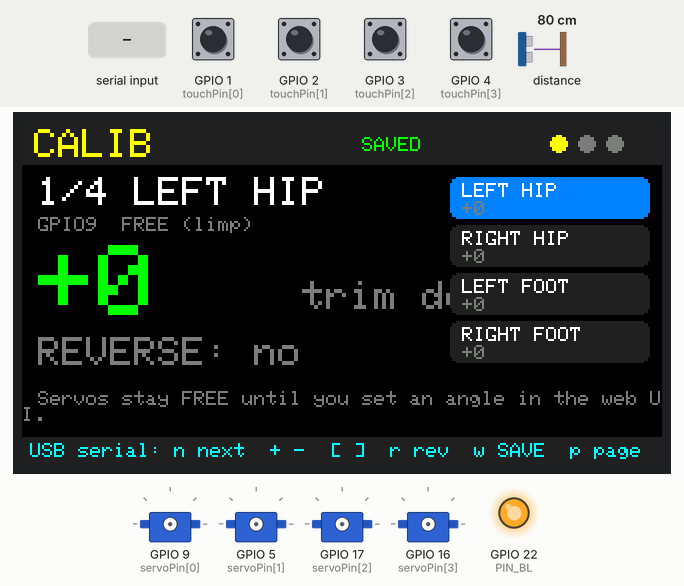
The sketch below on a simulated ESP32. Parts: 320×172 colour display, 4 × servo, output pins drawn as LEDs (lit = HIGH). Wiring (inferred from the names in the program): ultrasonic range finder: trigger GPIO 23; echo GPIO 0. Inputs (shaded band) come from the test bench; at power-on: GPIO 1 (touchPin[0]), GPIO 2 (touchPin[1]), GPIO 3 (touchPin[2]), GPIO 4 (touchPin[3]) LOW, distance to the obstacle 80 cm. The echo pulse lasts 58.3 µs per cm; EEPROM starts erased; servo pulses on a pin are drawn as a servo (544–2400 µs = 0–180°); pins used as bus, display or sensor lines are not drawn; what the sketch prints to the serial monitor is not drawn.

Above: at 1.2 s.
1.3 s: "c90\n" received over Serial
At 2.8 s:
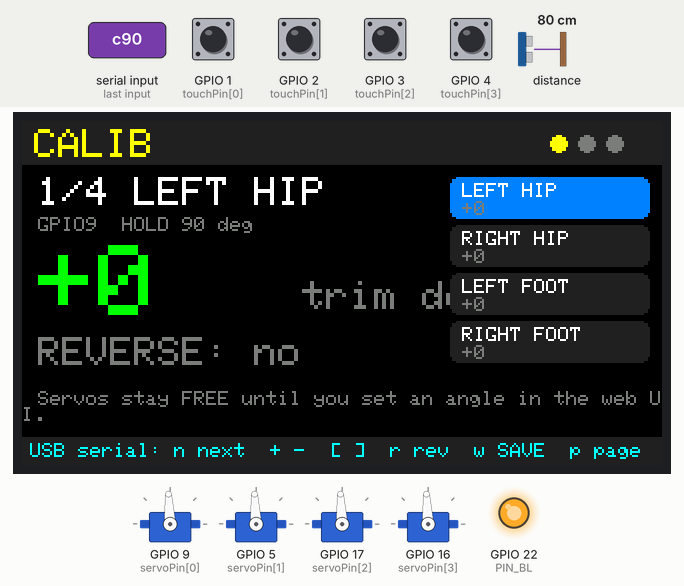
3.1 s: "r\n" received over Serial
At 4.4 s:
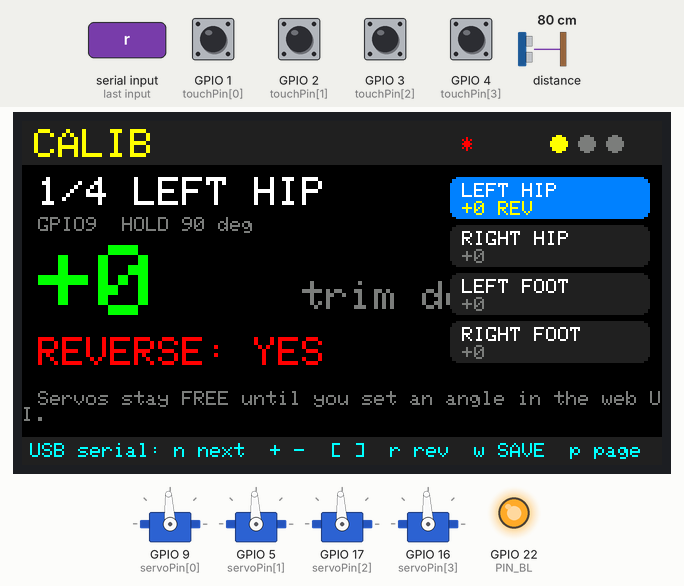
4.8 s: "w90\n" received over Serial
At 5.8 s:
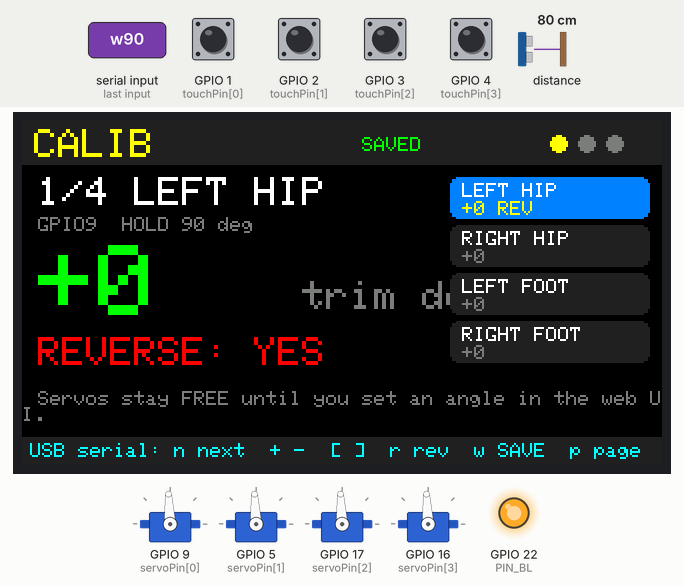
7.8 s: "n\n" received over Serial
At 8.6 s:
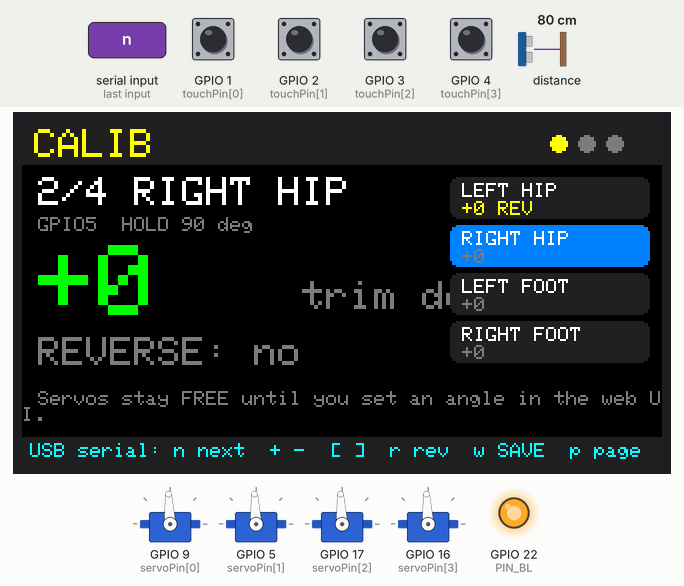
9.5 s: "f90\n" received over Serial
At 10.2 s:
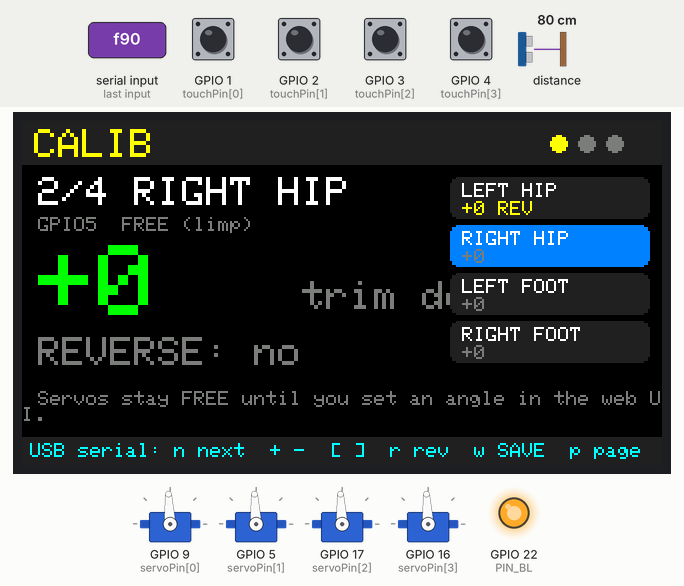
11.2 s: "p90\n" received over Serial
At 12.4 s:
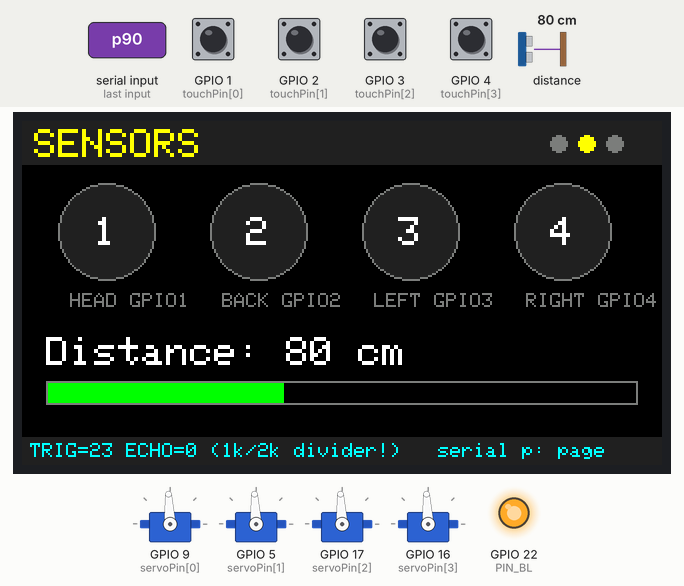
Timing chart, 0 to 14.0 s (numbered marks = the images above; inputs shaded):
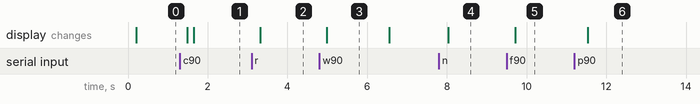

Measured:
- after the input at 1.3 s, the display: first changes after 0.19 s (image 1 shows a later state)
- after the input at 3.1 s, the display: changes after 0.22 s (image 2)
- after the input at 4.8 s, the display: changes after 0.19 s (image 3)
- after the input at 7.8 s, the display: changes after 0.23 s (image 4)
- after the input at 9.5 s, the display: changes after 0.21 s (image 5)
- after the input at 11.2 s, the display: changes after 0.33 s (image 6)
- what the display in image 3 shows lasts 1.6 s, from 5.0 s to 6.6 s

The sketch:

OttoCalib.ino
```cpp
// Otto calibration + hardware test  -  Waveshare ESP32-C6-LCD-1.47
// Pins follow OTTO/PINS.md. The BOOT button is NOT usable (GPIO9 = servo #4), so the 4 TTP223 touch pads are the buttons:
//
//   Pad 1 (GPIO1)  tap = next servo        hold = next page   (CALIB -> SENSORS -> SWEEP)
//   Pad 2 (GPIO2)  hold = trim +           (tap +1, hold repeats)
//   Pad 3 (GPIO3)  hold = trim -
//   Pad 4 (GPIO4)  tap = toggle reverse    hold 1 s = SAVE to flash
//
// Pages: CALIB  - all servos at 90deg, adjust trim/reverse of the selected servo until the legs stand straight
//        SENSORS - live touch pads + ultrasonic distance
//        SWEEP  - selected servo swings +-30deg so you can check direction/mirroring
// Saved values are stored in NVS and printed on Serial as ready-to-paste C arrays.
// Board: ESP32C6 Dev Module, USB CDC On Boot: Enabled. Library: GFX Library for Arduino.
#include <Arduino_GFX_Library.h>
#include <Preferences.h>
#include "driver/gpio.h"

// ---- Display (fixed on board) ----
#define PIN_MOSI 6
#define PIN_SCLK 7
#define PIN_CS   14
#define PIN_DC   15
#define PIN_RST  21
#define PIN_BL   22

// ---- Otto pins (OTTO/PINS.md) ----
#define PIN_TRIG 23
#define PIN_ECHO 0
const int touchPin[4] = {1, 2, 3, 4};
const int servoPin[4] = {9, 5, 17, 16};
const char *servoName[4] = {"LEFT HIP", "RIGHT HIP", "LEFT FOOT", "RIGHT FOOT"};

// Touch pads not wired yet? Leave false and control everything from the laptop over USB serial
// (Serial Monitor 115200, or: python3 -m serial.tools.miniterm /dev/ttyACM0 115200).
//   n next servo   + / -  trim +-1    ] / [  trim +-5    r reverse    w save    p next page    c all to 90
const bool USE_TOUCH = false;

#define W 320
#define H 172
#define BLACK  0x0000
#define WHITE  0xFFFF
#define YELLOW 0xFFE0
#define GREEN  0x07E0
#define RED    0xF800
#define CYAN   0x07FF
#define GREY   0x7BEF
#define DARK   0x2104
#define BLUE   0x041F

Arduino_DataBus *bus = new Arduino_ESP32SPI(PIN_DC, PIN_CS, PIN_SCLK, PIN_MOSI, GFX_NOT_DEFINED);
Arduino_GFX *panel = new Arduino_ST7789(bus, PIN_RST, 1, true, 172, 320, 34, 0, 34, 0);
Arduino_Canvas *gfx = new Arduino_Canvas(W, H, panel);
Preferences prefs;

int  trim[4] = {0, 0, 0, 0};
bool rev[4]  = {false, false, false, false};
float manual[4] = {-1, -1, -1, -1};   // live test angle from the web UI (-1 = FREE: no signal, servo is limp and can be turned by hand)
int  sel = 0, page = 0;
bool dirty = false;
uint32_t savedFlash = 0;

// ---------------- servos ----------------
void servoWrite(int i, float deg) {
  deg = constrain(deg, 0, 180);
  float d = rev[i] ? 180 - deg : deg;
  d = constrain(d + trim[i], 0, 180);
  uint32_t us = 500 + d * 2000 / 180;
  ledcWrite(servoPin[i], us * 16384 / 20000);   // 50 Hz, 14-bit
}
void servoFree(int i) { ledcWrite(servoPin[i], 0); }          // stop pulses: servo goes limp
void allFree()   { for (int i = 0; i < 4; i++) { manual[i] = -1; servoFree(i); } }
void allCentre() { for (int i = 0; i < 4; i++) { manual[i] = 90; servoWrite(i, 90); } }   // explicit only
void applyServos() { for (int i = 0; i < 4; i++) { if (manual[i] >= 0) servoWrite(i, manual[i]); else servoFree(i); } }

// ---------------- storage ----------------
void load() {
  prefs.begin("otto", true);
  uint8_t mask = prefs.getUChar("rev", 0);
  for (int i = 0; i < 4; i++) { trim[i] = prefs.getInt((String("t") + i).c_str(), 0); rev[i] = mask >> i & 1; }
  prefs.end();
}
void save() {
  prefs.begin("otto", false);
  uint8_t mask = 0;
  for (int i = 0; i < 4; i++) { prefs.putInt((String("t") + i).c_str(), trim[i]); mask |= rev[i] << i; }
  prefs.putUChar("rev", mask);
  prefs.end();
  dirty = false; savedFlash = millis();
  Serial.printf("\n// SAVED - paste into your sketch:\nint  trim[4]    = {%d, %d, %d, %d};\nbool reverse[4] = {%s, %s, %s, %s};\n",
                trim[0], trim[1], trim[2], trim[3], rev[0] ? "true" : "false", rev[1] ? "true" : "false",
                rev[2] ? "true" : "false", rev[3] ? "true" : "false");
}

// ---------------- touch pads ----------------
struct Pad { bool down = false, longDone = false; uint32_t t = 0, rep = 0; } pad[4];
bool tapped[4], heldRep[4], longPress[4];

// Line commands (from the web UI):  !t,i,val  trim | !r,i,0/1 reverse | !a,i,deg live angle (-1 = release)
//                                    !s,i select  | !w save | !c centre all | !p page
void lineCmd(const String &l) {
  int a = 0, b = 0; int n = sscanf(l.c_str() + 1, "%*c,%d,%d", &a, &b);
  char k = l.length() > 1 ? l[1] : 0;
  if (k == 'w') { longPress[3] = true; return; }
  if (k == 'c') { allCentre(); return; }
  if (k == 'f') { allFree(); return; }
  if (k == 'p') { longPress[0] = true; return; }
  if (n < 1 || a < 0 || a > 3) return;
  if (k == 's') sel = a;
  else if (k == 't' && n == 2) { trim[a] = constrain(b, -45, 45); dirty = true; }
  else if (k == 'r' && n == 2) { rev[a] = b; dirty = true; }
  else if (k == 'a' && n == 2) manual[a] = b < 0 ? -1 : constrain(b, 0, 180);
}

void readSerialCmds() {
  static String line; static bool inLine = false;
  while (Serial.available()) {
    char c = Serial.read();
    if (inLine) { if (c == '\n') { lineCmd(line); inLine = false; } else if (c != '\r' && line.length() < 40) line += c; continue; }
    if (c == '!') { inLine = true; line = "!"; continue; }
    switch (c) {
      case 'n': tapped[0] = true; break;
      case 'p': longPress[0] = true; break;
      case '+': case '=': tapped[1] = true; break;
      case '-': tapped[2] = true; break;
      case ']': for (int k = 0; k < 5; k++) { trim[sel] = constrain(trim[sel] + 1, -45, 45); } dirty = true; break;
      case '[': for (int k = 0; k < 5; k++) { trim[sel] = constrain(trim[sel] - 1, -45, 45); } dirty = true; break;
      case 'r': tapped[3] = true; break;
      case 'w': longPress[3] = true; break;
      case 'c': allCentre(); break;
      case 'f': allFree(); break;
    }
  }
}

void readPads() {
  for (int i = 0; i < 4; i++) tapped[i] = heldRep[i] = longPress[i] = false;
  readSerialCmds();
  if (!USE_TOUCH) return;
  for (int i = 0; i < 4; i++) {
    bool d = digitalRead(touchPin[i]) == HIGH;
    uint32_t now = millis();
    if (d && !pad[i].down) { pad[i].down = true; pad[i].longDone = false; pad[i].t = now; pad[i].rep = now + 450; }
    if (d && pad[i].down) {
      if (!pad[i].longDone && now - pad[i].t > 1000) { pad[i].longDone = true; longPress[i] = true; }
      if (now >= pad[i].rep && now - pad[i].t > 450) { heldRep[i] = true; pad[i].rep = now + 70; }
    }
    if (!d && pad[i].down) {
      pad[i].down = false;
      if (!pad[i].longDone && now - pad[i].t < 450) tapped[i] = true;
    }
  }
}

// ---------------- ultrasonic ----------------
float distanceCm() {
  digitalWrite(PIN_TRIG, LOW); delayMicroseconds(3);
  digitalWrite(PIN_TRIG, HIGH); delayMicroseconds(10);
  digitalWrite(PIN_TRIG, LOW);
  unsigned long us = pulseIn(PIN_ECHO, HIGH, 25000);
  return us ? us / 58.0f : -1;
}

// ---------------- drawing ----------------
void header(const char *title, int pg) {
  gfx->fillRect(0, 0, W, 22, DARK);
  gfx->setTextColor(YELLOW); gfx->setTextSize(2); gfx->setCursor(6, 4); gfx->print(title);
  for (int i = 0; i < 3; i++) gfx->fillCircle(W - 52 + i * 14, 11, 4, i == pg ? YELLOW : GREY);
  if (dirty) { gfx->setTextColor(RED); gfx->setTextSize(1); gfx->setCursor(W - 100, 8); gfx->print("*"); }
  if (millis() - savedFlash < 1500) { gfx->setTextColor(GREEN); gfx->setTextSize(1); gfx->setCursor(W - 150, 8); gfx->print("SAVED"); }
}
void footer(const char *s) {
  gfx->fillRect(0, H - 14, W, 14, DARK);
  gfx->setTextColor(CYAN); gfx->setTextSize(1); gfx->setCursor(4, H - 11); gfx->print(s);
}

void drawCalib() {
  header("CALIB", 0);
  // selected servo big panel
  gfx->setTextColor(WHITE); gfx->setTextSize(2); gfx->setCursor(8, 28);
  gfx->printf("%d/4 %s", sel + 1, servoName[sel]);
  gfx->setTextColor(GREY); gfx->setTextSize(1); gfx->setCursor(8, 48); if (manual[sel] >= 0) gfx->printf("GPIO%d  HOLD %.0f deg", servoPin[sel], manual[sel]); else gfx->printf("GPIO%d  FREE (limp)", servoPin[sel]);
  gfx->setTextColor(trim[sel] ? YELLOW : GREEN); gfx->setTextSize(5); gfx->setCursor(8, 62);
  gfx->printf("%+d", trim[sel]);
  gfx->setTextSize(2); gfx->setTextColor(GREY); gfx->setCursor(8 + 5 * 6 * 4 + 12, 80); gfx->print("trim deg");
  gfx->setTextColor(rev[sel] ? RED : GREY); gfx->setTextSize(2); gfx->setCursor(8, 108);
  gfx->printf("REVERSE: %s", rev[sel] ? "YES" : "no");

  // 4-servo overview on the right
  for (int i = 0; i < 4; i++) {
    int y = 28 + i * 24;
    gfx->fillRoundRect(214, y, 100, 21, 4, i == sel ? BLUE : DARK);
    gfx->setTextSize(1); gfx->setTextColor(WHITE); gfx->setCursor(220, y + 3); gfx->print(servoName[i]);
    gfx->setTextColor(trim[i] || rev[i] ? YELLOW : GREY); gfx->setCursor(220, y + 12);
    gfx->printf("%+d%s", trim[i], rev[i] ? " REV" : "");
  }
  gfx->setTextColor(GREY); gfx->setTextSize(1); gfx->setCursor(8, 135);
  gfx->print("Servos stay FREE until you set an angle in the web UI.");
  footer(USE_TOUCH ? "[1]next servo [2]+ [3]- [4]rev  hold1:page hold4:SAVE" : "USB serial: n next  + -  [ ]  r rev  w SAVE  p page");
}

void drawSensors(float cm) {
  header("SENSORS", 1);
  const char *nm[4] = {"HEAD", "BACK", "LEFT", "RIGHT"};
  for (int i = 0; i < 4; i++) {
    bool on = digitalRead(touchPin[i]) == HIGH;
    int x = 12 + i * 76;
    gfx->fillCircle(x + 30, 55, 24, on ? GREEN : DARK);
    gfx->drawCircle(x + 30, 55, 24, GREY);
    gfx->setTextColor(on ? BLACK : WHITE); gfx->setTextSize(2); gfx->setCursor(x + 24, 48); gfx->print(i + 1);
    gfx->setTextColor(GREY); gfx->setTextSize(1); gfx->setCursor(x + 12, 86); gfx->printf("%s GPIO%d", nm[i], touchPin[i]);
  }
  gfx->setTextColor(WHITE); gfx->setTextSize(2); gfx->setCursor(12, 108);
  if (cm < 0) { gfx->setTextColor(RED); gfx->print("Ultrasonic: no echo"); }
  else gfx->printf("Distance: %.0f cm", cm);
  gfx->drawRect(12, 130, 296, 12, GREY);
  if (cm > 0) gfx->fillRect(13, 131, constrain((int)(cm / 200.0f * 294), 1, 294), 10, cm < 15 ? RED : GREEN);
  footer(USE_TOUCH ? "TRIG=23 ECHO=0 (1k/2k divider!)  hold pad1: page" : "TRIG=23 ECHO=0 (1k/2k divider!)   serial p: page");
}

uint32_t sweepT0 = 0;
void drawSweep(float ang) {
  header("SWEEP", 2);
  gfx->setTextColor(WHITE); gfx->setTextSize(2); gfx->setCursor(8, 28); gfx->printf("%d/4 %s", sel + 1, servoName[sel]);
  gfx->setTextColor(GREY); gfx->setTextSize(1); gfx->setCursor(8, 48); gfx->printf("GPIO%d  other servos held at 90", servoPin[sel]);
  gfx->setTextColor(YELLOW); gfx->setTextSize(5); gfx->setCursor(8, 66); gfx->printf("%3.0f", ang);
  gfx->setTextSize(2); gfx->setCursor(112, 86); gfx->print("deg");
  int cx = 240, cy = 130, r = 55;                       // dial
  gfx->drawCircle(cx, cy, r, GREY);
  float a = (ang - 90) * DEG_TO_RAD;
  gfx->drawLine(cx, cy, cx + sin(a) * r, cy - cos(a) * r, GREEN);
  gfx->fillCircle(cx, cy, 4, GREEN);
  gfx->setTextColor(GREY); gfx->setTextSize(1); gfx->setCursor(8, 125);
  gfx->print("Left & right legs should mirror each other.");
  footer(USE_TOUCH ? "[1]next servo  [4]reverse   hold1: next page" : "serial: n next servo  r reverse  p page");
}

// ---------------- setup / loop ----------------
void setup() {
  Serial.begin(115200);
  pinMode(PIN_TRIG, OUTPUT); pinMode(PIN_ECHO, INPUT);
  for (int i = 0; i < 4; i++) pinMode(touchPin[i], USE_TOUCH ? INPUT : INPUT_PULLDOWN);  // pulldown: unconnected pads never read as touched
  analogWrite(PIN_BL, 255);
  if (!gfx->begin(80000000)) Serial.println("Display init failed");
  load();
  for (int i = 0; i < 4; i++) ledcAttach(servoPin[i], 50, 14);
  for (int i = 0; i < 4; i++) gpio_input_enable((gpio_num_t)servoPin[i]);   // lets us read back our own PWM pulse
  allFree();                      // boot with every servo limp (no signal)
  Serial.println("Otto calibration ready. Keys: n next servo, + - trim, [ ] trim x5, r reverse, w save, p page, c centre all.");
}

void loop() {
  readPads();

  if (longPress[0]) page = (page + 1) % 3;
  else if (tapped[0]) sel = (sel + 1) % 4;
  if (tapped[3] || (page != 0 && false)) { rev[sel] = !rev[sel]; dirty = true; }
  if (longPress[3]) save();
  if (page == 0) {
    int d = 0;
    if (tapped[1] || heldRep[1]) d += 1;
    if (tapped[2] || heldRep[2]) d -= 1;
    if (d) { trim[sel] = constrain(trim[sel] + d, -45, 45); dirty = true; }
  }

  float ang = 90;
  static uint32_t tDist = 0; static float cm = -1;
  if (millis() - tDist > 120) { tDist = millis(); cm = distanceCm(); }
  if (page == 2) {
    ang = 90 + 30 * sin((millis() - sweepT0) / 700.0f);
    applyServos();
    servoWrite(sel, ang);
  } else { sweepT0 = millis(); applyServos(); }

  // measure the real pulse width on one held servo pin per cycle (0 = no pulse / free)
  static int meas[4] = {0, 0, 0, 0}; static int mi = 0; static uint32_t tMeas = 0;
  if (millis() - tMeas > 60) {
    tMeas = millis();
    meas[mi] = manual[mi] >= 0 ? (int)pulseIn(servoPin[mi], HIGH, 25000) : 0;
    mi = (mi + 1) % 4;
  }

  static uint32_t lastTel = 0;
  if (millis() - lastTel > 100) {
    lastTel = millis();
    int rm = 0, tm = 0;
    for (int i = 0; i < 4; i++) { rm |= rev[i] << i; tm |= (digitalRead(touchPin[i]) == HIGH) << i; }
    Serial.printf("T,%d,%d,%d,%d,%d,%d,%d,%d,%.1f,%d,%.0f,%.0f,%.0f,%.0f,%d,%d,%d,%d\n", sel, page, trim[0], trim[1], trim[2], trim[3],
                  rm, tm, cm, dirty, manual[0], manual[1], manual[2], manual[3], meas[0], meas[1], meas[2], meas[3]);
  }

  static uint32_t lastDraw = 0;
  if (millis() - lastDraw > 40) {
    lastDraw = millis();
    gfx->fillScreen(BLACK);
    if (page == 0) drawCalib(); else if (page == 1) drawSensors(cm); else drawSweep(ang);
    gfx->flush();
  }
}
```
